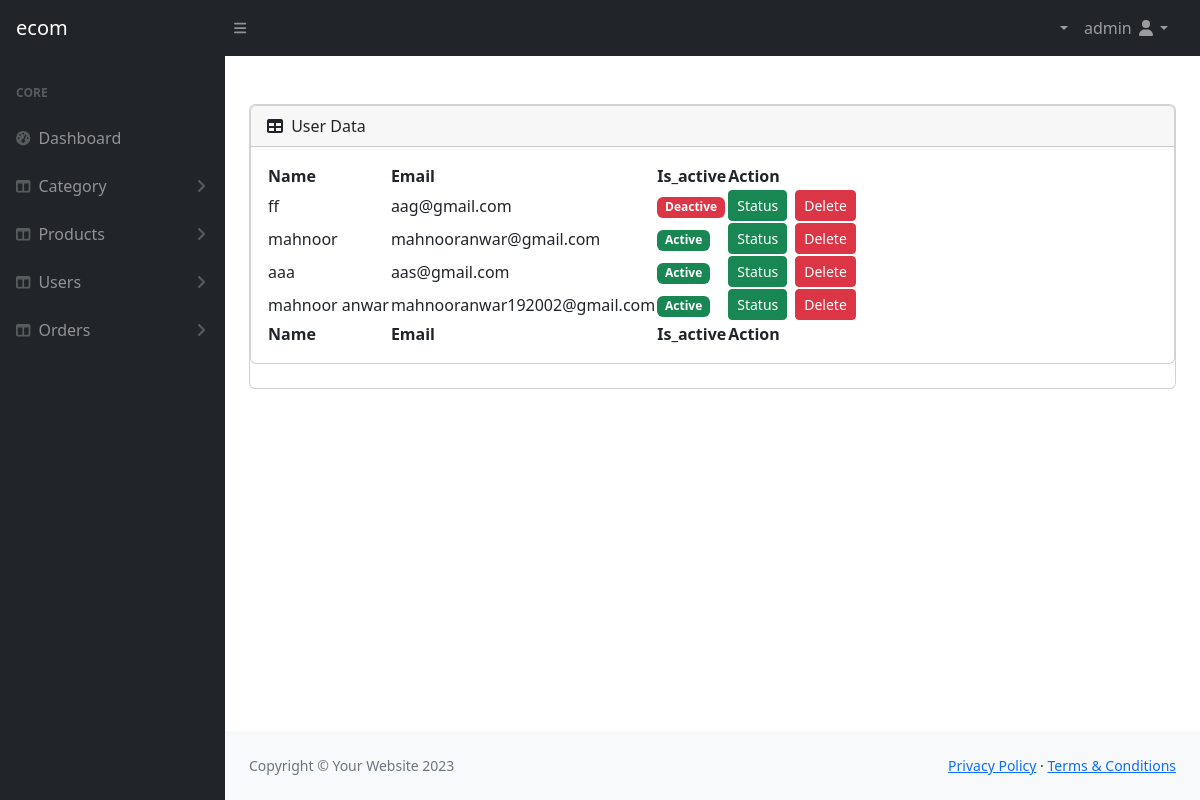
/Adminpanel/Show_user.php (signed in), run on the app's committed database.
### tables this page shows
CREATE TABLE `tbl_user` (
  `user_id` int(11) NOT NULL,
  `name` varchar(50) NOT NULL,
  `email` varchar(50) NOT NULL,
  `password` varchar(250) NOT NULL,
  `status` int(11) NOT NULL,
  `is_admin` int(11) NOT NULL,
  `otp` varchar(10) NOT NULL,
  `is_verify` int(11) NOT NULL
);

### Adminpanel/Show_user.php (the view)
<?php include("header.php");?>
<div id="layoutSidenav_content">
    <main>
        <div class="container-fluid px-4">
            <div class="card mb-4 mt-5">
                <div class="card mb-4">
                    <div class="card-header">
                        <i class="fas fa-table me-1"></i>
                        User Data
                    </div>
                    <div class="card-body">
                        <table id="datatablesSimple">
                            <thead>
                                <tr>
                                    <th>Name</th>
                                    <th>Email</th>
                                    <th>Is_active</th>
                                    <th>Action</th>
                                </tr>
                            </thead>
                            <tfoot>
                                <tr>
                                    <th>Name</th>
                                    <th>Email</th>
                                    <th>Is_active</th>
                                    <th>Action</th>
                                </tr>
                            </tfoot>
                            <tbody>
                            <?php
                            $query = "SELECT * FROM tbl_user where is_admin = 0";
                            $result = mysqli_query($con, $query);
                            if ($result && mysqli_num_rows($result) > 0) {
                                while ($row = mysqli_fetch_assoc($result)) {
                                   $statusText = ($row['status'] == 1) ? '<span class="badge bg-success">Active</span>' : '<span class="badge bg-danger">Deactive</span>';
                                    echo "<tr>";
                                    echo "<td>" . $row['name'] . "</td>";
                                    echo "<td>" . $row['email'] . "</td>";
                                    echo "<td>" . $statusText . "</td>";
                                    echo "<td>";
                                    echo '<a href="status_user.php?id=' . $row['user_id'] . '&status=' . $row['status'] . '" class="btn btn-sm btn-success me-2"> Status</a>';
                                    echo '<a href="delete_user.php?id=' . $row['user_id'] . '" class="btn btn-sm btn-danger">Delete</a>';
                                    echo "</td>";
                                    echo "</tr>";
                                }
                            } else {
                                echo '<tr><td colspan="3" class="text-center">No categories found.</td></tr>';
                            }
                            ?>
                            </tbody>
                        </table>
                    </div>
                </div>
            </div>
        </div>
    </main>
<?php include("footer.php");?>

### Adminpanel/header.php (shortened to what this page needs)
<?php
include('../connection/connection.php');
$adminrecord=$_SESSION["adminLogined"];
?>
<!DOCTYPE html>
<html lang="en">
    <head>
        <link href="https://cdn.jsdelivr.net/npm/simple-datatables@7.1.2/dist/style.min.css" rel="stylesheet" />
        <link href="css/styles.css" rel="stylesheet" />
    </head>
    <body class="sb-nav-fixed">
        <nav class="sb-topnav navbar navbar-expand navbar-dark bg-dark">
            <a class="navbar-brand ps-3" href="index.php">ecom</a>
            <button class="btn btn-link btn-sm order-1 order-lg-0 me-4 me-lg-0" id="sidebarToggle" href="#!"><i class="fas fa-bars"></i></button>
            <ul class="navbar-nav ms-auto ms-md-0 me-3 me-lg-4">
                <li class="nav-item dropdown">
                    <?php
                     $query = "SELECT * from tbl_user where user_id = $adminrecord ";
                     $result=mysqli_query($con,$query);
                     foreach($result as $data){
                        echo" <a class='nav-link dropdown-toggle' id='navbarDropdown' href='#' role=
                        button' data-bs-toggle='dropdown' aria-expanded='false'> ";
                         echo "<li class='text-white'>
                      $data[name]  <i class='fas fa-user fa-fw'></i></a>
                    <ul class='dropdown-menu dropdown-menu-end' aria-labelledby='navbarDropdown'>
                        <li><a class='dropdown-item' href='profile.php'>Profile</a></li>
                        <li><a class='dropdown-item' href='Changepassword.php';>Activity Log</a></li>
                        <li><hr class='dropdown-divider' /></li>
                        <li><a class='dropdown-item' href='../Auth/Logout.php'>Logout</a></li>
                    </ul>";}
                    ?>
                </li>
            </ul>
        </nav>
        <div id="layoutSidenav">
            <div id="layoutSidenav_nav">
                <nav class="sb-sidenav accordion sb-sidenav-dark" id="sidenavAccordion">
                    <div class="sb-sidenav-menu">
                        <div class="nav">
                            <div class="sb-sidenav-menu-heading">Core</div>
                            <a class="nav-link" href="index.php">
                                <div class="sb-nav-link-icon"><i class="fas fa-tachometer-alt"></i></div>
                                Dashboard
                            </a>
                            <a class="nav-link collapsed" href="#" data-bs-toggle="collapse" data-bs-target="#collapseLayouts" aria-expanded="false" aria-controls="collapseLayouts">
                                <div class="sb-nav-link-icon"><i class="fas fa-columns"></i></div>
                                Category
                                <div class="sb-sidenav-collapse-arrow"><i class="fas fa-angle-down"></i></div>
                            </a>
                            <a class="nav-link collapsed" href="#" data-bs-toggle="collapse" data-bs-target="#collapseLayouts1" aria-expanded="false" aria-controls="collapseLayouts1">
                                <div class="sb-nav-link-icon"><i class="fas fa-columns"></i></div>
                                Products
                                <div class="sb-sidenav-collapse-arrow"><i class="fas fa-angle-down"></i></div>
                            </a>
                            <a class="nav-link collapsed" href="#" data-bs-toggle="collapse" data-bs-target="#collapseLayouts2" aria-expanded="false" aria-controls="collapseLayouts2">
                                <div class="sb-nav-link-icon"><i class="fas fa-columns"></i></div>
                                Users
                                <div class="sb-sidenav-collapse-arrow"><i class="fas fa-angle-down"></i></div>
                            </a>
                            <a class="nav-link collapsed" href="#" data-bs-toggle="collapse" data-bs-target="#collapseLayouts3" aria-expanded="false" aria-controls="collapseLayouts3">
                                <div class="sb-nav-link-icon"><i class="fas fa-columns"></i></div>
                                Orders
                                <div class="sb-sidenav-collapse-arrow"><i class="fas fa-angle-down"></i></div>
                            </a>
                    </div>
                </nav>
            </div>

### data on the page
tbl_user: name "admin"
tbl_user: name "ff", email "aag@gmail.com", status "Deactive"
tbl_user: name "mahnoor", email "mahnooranwar@gmail.com", status "Active"
tbl_user: name "aaa", email "aas@gmail.com", status "Active"
tbl_user: name "mahnoor anwar", email "mahnooranwar192002@gmail.com", status "Active"
